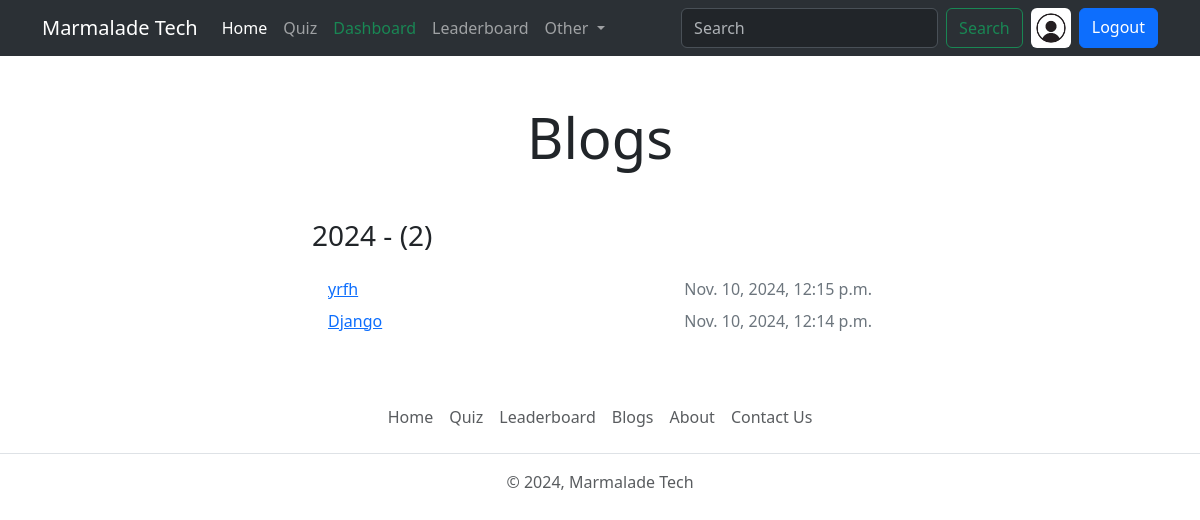
/blogs (signed in), run on the app's committed database.
### account/models.py (models this page shows, shortened)
class Profile(models.Model):
    user=models.OneToOneField(User,on_delete=models.CASCADE,null=True,verbose_name='User Object')
    bio=models.TextField(blank=True,null=True)
    profile_img=models.ImageField(upload_to='profile_images',default='user.jpg',blank=True,null=True,verbose_name='Profile picture')
    location=models.CharField(max_length=100,blank=True,null=True)
    GENDER={
        ('Male','Male'),
        ('Female','Female'),
        ('Other','Other')
    }
    gender=models.CharField(max_length=6, choices=GENDER,blank=True,null=True)

### base/models.py (models this page shows, shortened)
class Blog(models.Model):
    title=models.CharField(max_length=255)
    content=RichTextField()
    author= models.ForeignKey('auth.User',on_delete=models.CASCADE)
    STATUS=(
        ('public','Public'),
        ('private','Private'),
    )
    status=models.CharField(max_length=7,choices=STATUS)
    created_at=models.DateTimeField(auto_now_add=True)

### base/views.py (the view)
# urls.py: path('blogs',views.blogs_view,name='blogs'),
def blogs_view(request):
    context = {}
    year_blog_count = Blog.objects.annotate(
        year=ExtractYear('created_at')
    ).values('year').annotate(
        count=Count('id')
    ).order_by('-year').filter(status='public')
    blogs = Blog.objects.filter(status='public').order_by('-created_at')
    if request.user.is_authenticated:
        try:
            user_profile = Profile.objects.get(user=request.user)
            context = {
                "user_profile": user_profile,
                "year_blog_count": year_blog_count,
                "blogs": blogs
            }
        except Profile.DoesNotExist:
            context = {
                "year_blog_count": year_blog_count,
                "blogs": blogs
            }
    else:
        context = {
            "year_blog_count": year_blog_count,
            "blogs": blogs
        }
    return render(request, "blogs.html", context)

### templates/blogs.html (shortened to what this page needs)
{% extends 'index.html' %}
{% block content %}
    <h1 class="display-4 text-center my-5">Blogs</h1>
    <main>
        <div class="container col-md-6 col-sm-12">
            {% for year_count in year_blog_count %}
            <h3>{{year_count.year}} - ({{year_count.count}})</h3>
            <ul class="list mb-4 p-3">
               {% for blog in blogs %}
               {% if blog.created_at|date:"Y" == year_count.year|stringformat:"s" %}
                <li class="d-flex justify-content-between mb-2">
                    <a href="{% url 'blog' blog.id %}">{{blog.title}}</a>
                    <span class="text-secondary">{{blog.created_at}}</span>
                </li>
                {% endif %}
                {% endfor %}
            </ul>
            {% endfor %}
        </div>
    </main>
{% endblock content %}

### templates/components/navbar.html (shortened to what this page needs)
<nav class="navbar navbar-expand-lg bg-body-tertiary bg-primary d-none d-lg-block"  data-bs-theme="dark">
    <div class="container">
        <a class="navbar-brand" href="{% url 'home' %}">Marmalade Tech</a>
        <div class="collapse navbar-collapse" id="navbarSupportedContent">
            <ul class="navbar-nav me-auto mb-2 mb-lg-0">
                <li class="nav-item">
                    <a class="nav-link active" aria-current="page" href="{% url 'home' %}">Home</a>
                </li>
                <li class="nav-item">
                    <a class="nav-link" href="{% url 'all_quiz'%}">Quiz</a>
                </li>
                {% if request.user.is_superuser %}
                <li class="nav-item">
                    <a class="nav-link text-success" href="{% url 'dashboard' %}">Dashboard</a>
                </li>
                {% endif %}
                <li class="nav-item">
                    <a class="nav-link" href="{% url 'leaderboard' %}">Leaderboard</a>
                </li>
                <li class="nav-item dropdown">
                    <a class="nav-link dropdown-toggle" href="#" role="button" data-bs-toggle="dropdown"
                        aria-expanded="false">
                        Other
                    </a>
                </li>
            </ul>
            <form class="d-flex" role="search" method="GET" action="{% url 'search-users' %}" >
                <input class="form-control me-2" type="text" name="q" placeholder="Search" aria-label="Search">
                <button class="btn btn-outline-success" type="submit">Search</button>
                {% if request.user.is_authenticated %}
                <a href="{% url 'profile' request.user.username %}"  data-bs-toggle="tooltip" data-bs-placement="bottom" data-bs-title="@{{request.user.username}}"" class="mx-2">
                    <img src="{{user_profile.profile_img.url}}" class="rounded circle" width="40" height="40" alt="profile_img">
                </a>
                <a href="{% url 'logout' %}" class="btn btn-primary">Logout</a>
                {% else %}
                <a href="{% url 'login' %}" class="btn btn-primary ms-2">Login</a>
                {% endif %}
            </form>
        </div>
    </div>
</nav>

### static/css/style.css (style rules this page uses)
* { font-family: 'Segoe UI', Tahoma, Geneva, Verdana, sans-serif; }

### data on the page
Profile: profile_img (placeholder picture)
Blog: title "yrfh", created_at "Nov. 10, 2024, 12:15 p.m."
Blog: title "Django", created_at "Nov. 10, 2024, 12:14 p.m."

### other printed values
{{ year_count.year }} "2024"
{{ year_count.count }} "2"
